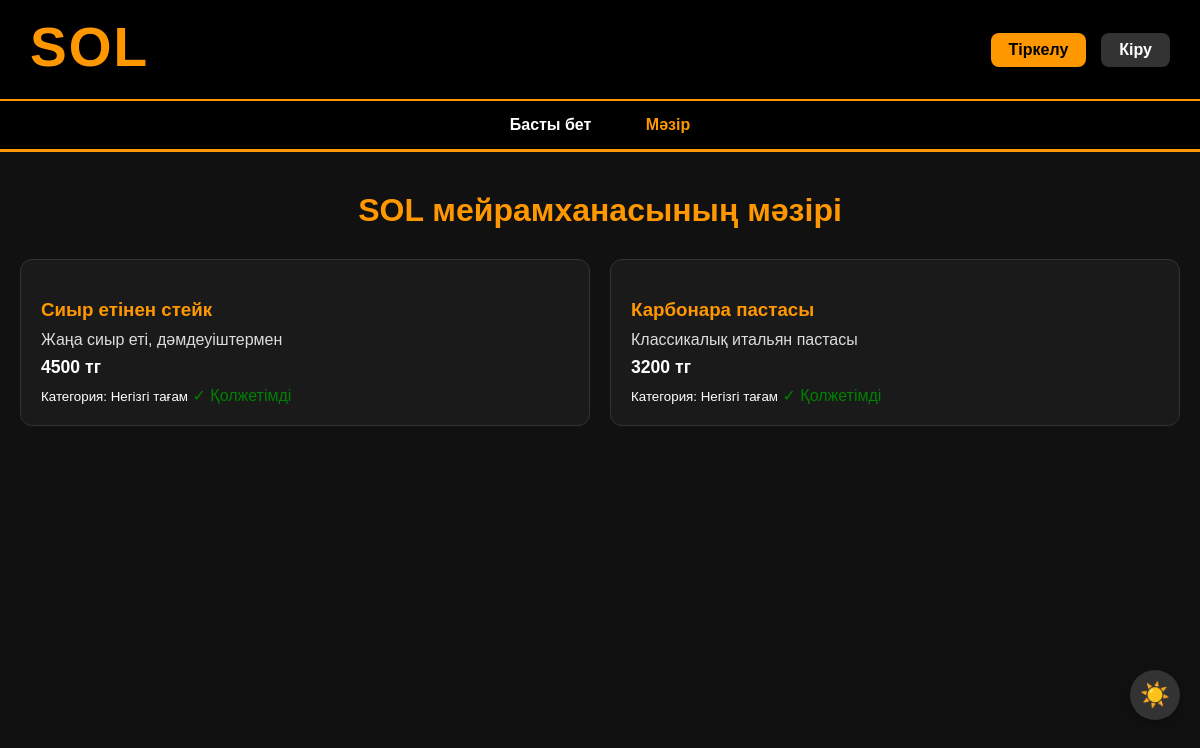
Screenshot of /dishes/ with the database file from the repository.
### accounts/models.py (models this page shows, shortened)
class Dish(models.Model):
    name = models.CharField(max_length=200, verbose_name="Тағам аты")
    description = models.TextField(blank=True, verbose_name="Сипаттама")
    price = models.IntegerField(verbose_name="Бағасы")
    category = models.CharField(max_length=100, choices=[
        ('main', 'Негізгі тағам'),
        ('salad', 'Салат'),
        ('soup', 'Сорпа'),
        ('dessert', 'Десерт'),
        ('drink', 'Сусын')
    ], verbose_name="Категория")
    is_available = models.BooleanField(default=True, verbose_name="Қолжетімді")
    class Meta:
        verbose_name = "Тағам"
        verbose_name_plural = "Тағамдар"

### accounts/views.py (the view)
# urls.py: path('dishes/', views.dish_list, name='dish_list'),
def dish_list(request):
    dishes = Dish.objects.filter(is_available=True)
    return render(request, 'accounts/dish_list.html', {'dishes': dishes})

### accounts/templates/accounts/dish_list.html (shortened to what this page needs)
{% extends 'accounts/base.html' %}
{% block content %}
    <h1 style="text-align:center; margin:30px 0;">SOL мейрамханасының мәзірі</h1>
    <div class="dishes">
        {% for dish in dishes %}
            <div class="dish">
                <h3>{{ dish.name }}</h3>
                <p>{{ dish.description|default:"Сипаттама жоқ" }}</p>
                <p><strong>{{ dish.price }} тг</strong></p>
                <small>Категория: {{ dish.get_category_display }}</small>
                {% if dish.is_available %}
                    <span style="color:green;">✓ Қолжетімді</span>
                {% else %}
                    <span style="color:red;">✗ Уақытша жоқ</span>
                {% endif %}
            </div>
        {% empty %}
            <p style="text-align:center; font-size:18px;">Әзірге тағамдар қосылмаған.</p>
        {% endfor %}
    </div>
{% endblock %}

### accounts/templates/accounts/base.html (shortened to what this page needs)
{% load static %}
<!DOCTYPE html>
<html lang="kk">
<head>
    <link rel="stylesheet" href="{% static 'css/style.css' %}">
</head>
<body class="dark-mode">
<header class="header">
    <div class="logo">SOL</div>
    <div class="right-menu">
        {% if user.is_authenticated %}
            <span style="color:#ff9800; margin-right:15px;">Сәлем, {{ user.username }}!</span>
            <a href="{% url 'profile' %}" class="auth-btn">Профиль</a>
            <a href="{% url 'logout' %}" class="auth-btn">Шығу</a>
        {% else %}
            <a href="{% url 'register' %}" class="register-btn">Тіркелу</a>
            <a href="{% url 'login' %}" class="auth-btn login">Кіру</a>
        {% endif %}
    </div>
</header>
<nav class="main-nav">
    <a href="{% url 'home' %}" class="nav-link">Басты бет</a>
    <a href="{% url 'dish_list' %}" class="nav-link active">Мәзір</a>
</nav>
<div class="container">
    {% block content %}
    {% endblock %}
</div>
<button id="theme-toggle" class="theme-btn">☀️</button>
</body>
</html>

### static/css/style.css (style rules this page uses)
body { font-family: Arial, sans-serif; background: #111; color: #fff; margin: 0; padding: 0; }
.header { background: #000; padding: 15px 30px; display: flex; justify-content: space-between; align-items: center; border-bottom: 2px solid #ff9800; }
.logo { font-size: 28px; font-weight: bold; color: #ff9800; }
.right-menu { display: flex; align-items: center; gap: 15px; }
.auth-btn, .register-btn { padding: 8px 18px; border-radius: 8px; text-decoration: none; font-weight: bold; }
.register-btn { background: #ff9800; color: #000; }
.auth-btn.login { background: #333; color: white; }
nav { background: #000; padding: 12px 0; text-align: center; border-bottom: 1px solid #333; }
nav a { color: white; margin: 0 20px; text-decoration: none; font-weight: bold; }
.container { max-width: 1200px; margin: 40px auto; padding: 0 20px; }
h1 { text-align: center; color: #ff9800; margin-bottom: 30px; }
.dishes { display: grid; grid-template-columns: repeat(auto-fit, minmax(300px, 1fr)); gap: 20px; }
.dish { background: #1a1a1a; padding: 20px; border-radius: 12px; border: 1px solid #333; transition: 0.3s; }
.dish h3 { color: #ff9800; margin-bottom: 10px; }
.dish p { margin: 8px 0; color: #ddd; }
.dish strong { color: #fff; font-size: 1.1em; }
.main-nav { background: #000; padding: 15px 0; text-align: center; border-bottom: 3px solid #ff9800; }
.nav-link { color: white; margin: 0 25px; text-decoration: none; font-weight: bold; font-size: 16px; }
.nav-link:hover, .nav-link.active { color: #ff9800; }
body.dark-mode { background: #111; color: #fff; }
.theme-btn { position: fixed; bottom: 80px; right: 20px; background: #333; color: white; border: none; width: 50px; height: 50px; border-radius: 50%; font-size: 24px; cursor: pointer; z-index: 1200; box-shadow: 0 4px 15px rgba(0,0,0,0.3); }
.logo { color: #ff9800; font-size: 48px; font-weight: bold; margin-bottom: 10px; }
.logo { color: #ff9800; font-size: 52px; font-weight: bold; margin-bottom: 8px; letter-spacing: 2px; }
.logo { color: #ff9800; font-size: 50px; text-align: center; margin-bottom: 10px; }
.logo { color: #ff9800; font-size: 55px; text-align: center; margin-bottom: 5px; }

### rows the page displays
Dish: name "Сиыр етінен стейк", description "Жаңа сиыр еті, дәмдеуіштермен", price "4500", category "Негізгі тағам", is_available "✓ Қолжетімді"
Dish: name "Карбонара пастасы", description "Классикалық итальян пастасы", price "3200", category "Негізгі тағам", is_available "✓ Қолжетімді"
